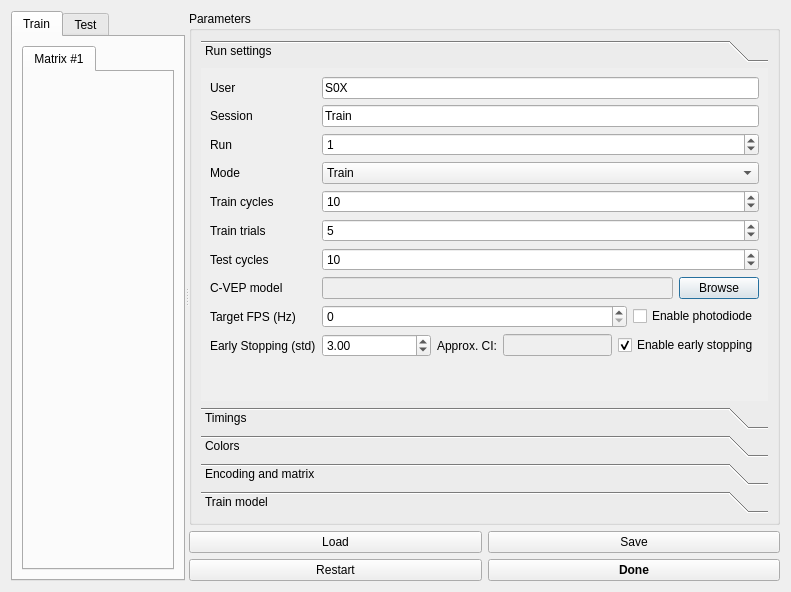
<?xml version="1.0" encoding="UTF-8"?>
<ui version="4.0">
 <class>Dialog</class>
 <widget class="QDialog" name="Dialog">
  <property name="geometry">
   <rect>
    <x>0</x>
    <y>0</y>
    <width>791</width>
    <height>592</height>
   </rect>
  </property>
  <property name="windowTitle">
   <string>Dialog</string>
  </property>
  <layout class="QHBoxLayout" name="horizontalLayout_7">
   <item>
    <widget class="QSplitter" name="splitter">
     <property name="orientation">
      <enum>Qt::Horizontal</enum>
     </property>
     <widget class="QTabWidget" name="train_test_box">
      <property name="minimumSize">
       <size>
        <width>174</width>
        <height>0</height>
       </size>
      </property>
      <property name="currentIndex">
       <number>0</number>
      </property>
      <widget class="QWidget" name="widget_train_matrices">
       <attribute name="title">
        <string>Train</string>
       </attribute>
       <layout class="QVBoxLayout" name="verticalLayout_7">
        <item>
         <widget class="QTabWidget" name="widget_nested_train">
          <property name="currentIndex">
           <number>0</number>
          </property>
          <widget class="QWidget" name="train_matrix_1">
           <attribute name="title">
            <string>Matrix #1</string>
           </attribute>
          </widget>
         </widget>
        </item>
       </layout>
      </widget>
      <widget class="QWidget" name="widget_test_matrices">
       <attribute name="title">
        <string>Test</string>
       </attribute>
       <layout class="QVBoxLayout" name="verticalLayout_13">
        <item>
         <widget class="QTabWidget" name="widget_nested_test">
          <property name="currentIndex">
           <number>0</number>
          </property>
          <widget class="QWidget" name="test_matrix_1">
           <attribute name="title">
            <string>Matrix #1</string>
           </attribute>
          </widget>
         </widget>
        </item>
       </layout>
      </widget>
     </widget>
     <widget class="QWidget" name="verticalLayoutWidget">
      <layout class="QVBoxLayout" name="verticalLayout_3">
       <property name="sizeConstraint">
        <enum>QLayout::SetNoConstraint</enum>
       </property>
       <item>
        <widget class="QGroupBox" name="param_box">
         <property name="title">
          <string>Parameters</string>
         </property>
         <layout class="QVBoxLayout" name="verticalLayout_4">
          <item>
           <widget class="QToolBox" name="toolBox">
            <property name="currentIndex">
             <number>0</number>
            </property>
            <widget class="QWidget" name="params_fast">
             <property name="geometry">
              <rect>
               <x>0</x>
               <y>0</y>
               <width>511</width>
               <height>322</height>
              </rect>
             </property>
             <attribute name="label">
              <string>Run settings</string>
             </attribute>
             <layout class="QVBoxLayout" name="verticalLayout_9">
              <item>
               <layout class="QFormLayout" name="formLayout_13">
                <item row="0" column="0">
                 <widget class="QLabel" name="label_user">
                  <property name="text">
                   <string>User</string>
                  </property>
                  <property name="app" stdset="0">
                   <string>all</string>
                  </property>
                 </widget>
                </item>
                <item row="0" column="1">
                 <widget class="QLineEdit" name="lineEdit_user">
                  <property name="text">
                   <string>S0X</string>
                  </property>
                  <property name="app" stdset="0">
                   <string>all</string>
                  </property>
                 </widget>
                </item>
                <item row="1" column="0">
                 <widget class="QLabel" name="label_session">
                  <property name="text">
                   <string>Session</string>
                  </property>
                  <property name="app" stdset="0">
                   <string>all</string>
                  </property>
                 </widget>
                </item>
                <item row="1" column="1">
                 <widget class="QLineEdit" name="lineEdit_session">
                  <property name="text">
                   <string>Train</string>
                  </property>
                  <property name="app" stdset="0">
                   <string>all</string>
                  </property>
                 </widget>
                </item>
                <item row="2" column="0">
                 <widget class="QLabel" name="label_run">
                  <property name="text">
                   <string>Run</string>
                  </property>
                  <property name="app" stdset="0">
                   <string>all</string>
                  </property>
                 </widget>
                </item>
                <item row="2" column="1">
                 <widget class="QSpinBox" name="spinBox_run">
                  <property name="value">
                   <number>1</number>
                  </property>
                  <property name="app" stdset="0">
                   <string>all</string>
                  </property>
                 </widget>
                </item>
                <item row="3" column="0">
                 <widget class="QLabel" name="label_mode">
                  <property name="text">
                   <string>Mode</string>
                  </property>
                  <property name="app" stdset="0">
                   <string>erp_speller</string>
                  </property>
                 </widget>
                </item>
                <item row="3" column="1">
                 <layout class="QHBoxLayout" name="horizontalLayout">
                  <item>
                   <widget class="QComboBox" name="comboBox_mode">
                    <property name="sizePolicy">
                     <sizepolicy hsizetype="Expanding" vsizetype="Preferred">
                      <horstretch>0</horstretch>
                      <verstretch>0</verstretch>
                     </sizepolicy>
                    </property>
                    <property name="styleSheet">
                     <string notr="true"/>
                    </property>
                    <property name="editable">
                     <bool>false</bool>
                    </property>
                    <property name="currentIndex">
                     <number>0</number>
                    </property>
                    <property name="app" stdset="0">
                     <string>erp_speller</string>
                    </property>
                    <item>
                     <property name="text">
                      <string>Train</string>
                     </property>
                    </item>
                    <item>
                     <property name="text">
                      <string>Online</string>
                     </property>
                    </item>
                   </widget>
                  </item>
                 </layout>
                </item>
                <item row="4" column="0">
                 <widget class="QLabel" name="label_target">
                  <property name="text">
                   <string>Train cycles</string>
                  </property>
                  <property name="app" stdset="0">
                   <string>erp_speller</string>
                  </property>
                 </widget>
                </item>
                <item row="4" column="1">
                 <widget class="QSpinBox" name="spinBox_traincycles">
                  <property name="value">
                   <number>10</number>
                  </property>
                 </widget>
                </item>
                <item row="5" column="0">
                 <widget class="QLabel" name="label_traintarget">
                  <property name="text">
                   <string>Train trials</string>
                  </property>
                 </widget>
                </item>
                <item row="5" column="1">
                 <widget class="QSpinBox" name="spinBox_traintrials">
                  <property name="value">
                   <number>5</number>
                  </property>
                 </widget>
                </item>
                <item row="6" column="0">
                 <widget class="QLabel" name="label_erp_model">
                  <property name="text">
                   <string>Test cycles</string>
                  </property>
                  <property name="app" stdset="0">
                   <string>erp_speller</string>
                  </property>
                 </widget>
                </item>
                <item row="6" column="1">
                 <widget class="QSpinBox" name="spinBox_testcycles">
                  <property name="value">
                   <number>10</number>
                  </property>
                 </widget>
                </item>
                <item row="7" column="0">
                 <widget class="QLabel" name="label_csd_model">
                  <property name="text">
                   <string>C-VEP model </string>
                  </property>
                  <property name="app" stdset="0">
                   <string>erp_speller</string>
                  </property>
                 </widget>
                </item>
                <item row="7" column="1">
                 <layout class="QHBoxLayout" name="horizontalLayout_paradigm">
                  <property name="spacing">
                   <number>6</number>
                  </property>
                  <item>
                   <widget class="QLineEdit" name="lineEdit_cvepmodel">
                    <property name="enabled">
                     <bool>false</bool>
                    </property>
                    <property name="app" stdset="0">
                     <string>erp_speller</string>
                    </property>
                   </widget>
                  </item>
                  <item>
                   <widget class="QPushButton" name="btn_browse_cvepmodel">
                    <property name="text">
                     <string>Browse</string>
                    </property>
                    <property name="app" stdset="0">
                     <string>erp_speller</string>
                    </property>
                   </widget>
                  </item>
                 </layout>
                </item>
                <item row="8" column="0">
                 <widget class="QLabel" name="label_fpsresolution">
                  <property name="text">
                   <string>Target FPS (Hz)</string>
                  </property>
                 </widget>
                </item>
                <item row="8" column="1">
                 <layout class="QHBoxLayout" name="horizontalLayout_2">
                  <item>
                   <widget class="QSpinBox" name="spinBox_fpsresolution">
                    <property name="maximum">
                     <number>1000</number>
                    </property>
                   </widget>
                  </item>
                  <item>
                   <widget class="QCheckBox" name="checkBox_photodiode">
                    <property name="sizePolicy">
                     <sizepolicy hsizetype="Maximum" vsizetype="Fixed">
                      <horstretch>0</horstretch>
                      <verstretch>0</verstretch>
                     </sizepolicy>
                    </property>
                    <property name="text">
                     <string>Enable photodiode</string>
                    </property>
                   </widget>
                  </item>
                 </layout>
                </item>
                <item row="9" column="0">
                 <widget class="QLabel" name="label_7">
                  <property name="text">
                   <string>Early Stopping (std)</string>
                  </property>
                 </widget>
                </item>
                <item row="9" column="1">
                 <layout class="QHBoxLayout" name="horizontalLayout_10">
                  <item>
                   <widget class="QDoubleSpinBox" name="doubleSpinBox_es_std">
                    <property name="sizePolicy">
                     <sizepolicy hsizetype="MinimumExpanding" vsizetype="Fixed">
                      <horstretch>0</horstretch>
                      <verstretch>0</verstretch>
                     </sizepolicy>
                    </property>
                    <property name="maximum">
                     <double>10.000000000000000</double>
                    </property>
                    <property name="singleStep">
                     <double>0.100000000000000</double>
                    </property>
                    <property name="value">
                     <double>3.000000000000000</double>
                    </property>
                   </widget>
                  </item>
                  <item>
                   <widget class="QLabel" name="label_8">
                    <property name="text">
                     <string>Approx. CI:</string>
                    </property>
                   </widget>
                  </item>
                  <item>
                   <widget class="QLineEdit" name="lineEdit_es_variance">
                    <property name="enabled">
                     <bool>false</bool>
                    </property>
                   </widget>
                  </item>
                  <item>
                   <widget class="QCheckBox" name="checkBox_es">
                    <property name="text">
                     <string>Enable early stopping</string>
                    </property>
                    <property name="checked">
                     <bool>true</bool>
                    </property>
                   </widget>
                  </item>
                 </layout>
                </item>
               </layout>
              </item>
             </layout>
            </widget>
            <widget class="QWidget" name="params_timings_box">
             <property name="geometry">
              <rect>
               <x>0</x>
               <y>0</y>
               <width>511</width>
               <height>322</height>
              </rect>
             </property>
             <attribute name="label">
              <string>Timings</string>
             </attribute>
             <layout class="QVBoxLayout" name="verticalLayout_10">
              <item>
               <layout class="QFormLayout" name="formLayout">
                <item row="0" column="0">
                 <widget class="QLabel" name="label_t_prev_text">
                  <property name="text">
                   <string>Pre-run duration (s)</string>
                  </property>
                 </widget>
                </item>
                <item row="1" column="0">
                 <widget class="QLabel" name="label_t_prev_iddle">
                  <property name="text">
                   <string>Iddle duration (s)</string>
                  </property>
                 </widget>
                </item>
                <item row="2" column="0">
                 <widget class="QLabel" name="label_t_finish_text">
                  <property name="text">
                   <string>Post-run duration (s)</string>
                  </property>
                 </widget>
                </item>
                <item row="0" column="1">
                 <widget class="QDoubleSpinBox" name="doubleSpinBox_t_prev_text">
                  <property name="decimals">
                   <number>3</number>
                  </property>
                  <property name="value">
                   <double>1.000000000000000</double>
                  </property>
                 </widget>
                </item>
                <item row="1" column="1">
                 <widget class="QDoubleSpinBox" name="doubleSpinBox_t_prev_iddle">
                  <property name="decimals">
                   <number>3</number>
                  </property>
                  <property name="value">
                   <double>1.000000000000000</double>
                  </property>
                 </widget>
                </item>
                <item row="2" column="1">
                 <widget class="QDoubleSpinBox" name="doubleSpinBox_t_finish_text">
                  <property name="decimals">
                   <number>3</number>
                  </property>
                  <property name="value">
                   <double>1.000000000000000</double>
                  </property>
                 </widget>
                </item>
               </layout>
              </item>
             </layout>
            </widget>
            <widget class="QWidget" name="param_colors_box">
             <property name="geometry">
              <rect>
               <x>0</x>
               <y>0</y>
               <width>494</width>
               <height>624</height>
              </rect>
             </property>
             <attribute name="label">
              <string>Colors</string>
             </attribute>
             <layout class="QVBoxLayout" name="verticalLayout_6">
              <item>
               <layout class="QVBoxLayout" name="verticalLayout_5">
                <item>
                 <widget class="QGroupBox" name="groupBox_5">
                  <property name="title">
                   <string>Sequence event encoding</string>
                  </property>
                  <layout class="QVBoxLayout" name="verticalLayout_2">
                   <item>
                    <widget class="QTableWidget" name="tableWidget_color_sequences">
                     <property name="sizePolicy">
                      <sizepolicy hsizetype="Minimum" vsizetype="Minimum">
                       <horstretch>0</horstretch>
                       <verstretch>0</verstretch>
                      </sizepolicy>
                     </property>
                     <property name="alternatingRowColors">
                      <bool>false</bool>
                     </property>
                     <property name="selectionMode">
                      <enum>QAbstractItemView::NoSelection</enum>
                     </property>
                     <property name="rowCount">
                      <number>0</number>
                     </property>
                     <property name="columnCount">
                      <number>3</number>
                     </property>
                     <column>
                      <property name="text">
                       <string>Event</string>
                      </property>
                     </column>
                     <column>
                      <property name="text">
                       <string>Box color</string>
                      </property>
                     </column>
                     <column>
                      <property name="text">
                       <string>Label color</string>
                      </property>
                     </column>
                    </widget>
                   </item>
                  </layout>
                 </widget>
                </item>
                <item>
                 <widget class="QGroupBox" name="color_general_box">
                  <property name="title">
                   <string>General</string>
                  </property>
                  <layout class="QFormLayout" name="formLayout_5">
                   <item row="2" column="0">
                    <widget class="QLabel" name="label_color_background">
                     <property name="text">
                      <string>Background</string>
                     </property>
                    </widget>
                   </item>
                   <item row="2" column="1">
                    <widget class="QToolButton" name="btn_color_background">
                     <property name="sizePolicy">
                      <sizepolicy hsizetype="Minimum" vsizetype="Fixed">
                       <horstretch>0</horstretch>
                       <verstretch>0</verstretch>
                      </sizepolicy>
                     </property>
                     <property name="text">
                      <string/>
                     </property>
                    </widget>
                   </item>
                   <item row="3" column="0">
                    <widget class="QLabel" name="label_color_target_box">
                     <property name="text">
                      <string>Highlight target</string>
                     </property>
                    </widget>
                   </item>
                   <item row="3" column="1">
                    <widget class="QToolButton" name="btn_color_target_box">
                     <property name="sizePolicy">
                      <sizepolicy hsizetype="Minimum" vsizetype="Fixed">
                       <horstretch>0</horstretch>
                       <verstretch>0</verstretch>
                      </sizepolicy>
                     </property>
                     <property name="text">
                      <string/>
                     </property>
                    </widget>
                   </item>
                   <item row="4" column="0">
                    <widget class="QLabel" name="label_color_highlight_result_box">
                     <property name="text">
                      <string>Highlight result</string>
                     </property>
                    </widget>
                   </item>
                   <item row="4" column="1">
                    <widget class="QToolButton" name="btn_color_highlight_result_box">
                     <property name="sizePolicy">
                      <sizepolicy hsizetype="Minimum" vsizetype="Fixed">
                       <horstretch>0</horstretch>
                       <verstretch>0</verstretch>
                      </sizepolicy>
                     </property>
                     <property name="text">
                      <string/>
                     </property>
                    </widget>
                   </item>
                   <item row="1" column="0">
                    <widget class="QLabel" name="label_6">
                     <property name="text">
                      <string>Cell point</string>
                     </property>
                    </widget>
                   </item>
                   <item row="1" column="1">
                    <layout class="QHBoxLayout" name="horizontalLayout_8">
                     <item>
                      <widget class="QToolButton" name="btn_color_point">
                       <property name="sizePolicy">
                        <sizepolicy hsizetype="Minimum" vsizetype="Fixed">
                         <horstretch>0</horstretch>
                         <verstretch>0</verstretch>
                        </sizepolicy>
                       </property>
                       <property name="text">
                        <string/>
                       </property>
                      </widget>
                     </item>
                     <item>
                      <widget class="QRadioButton" name="radio_show_point">
                       <property name="text">
                        <string>Show cell point?</string>
                       </property>
                       <property name="checked">
                        <bool>true</bool>
                       </property>
                      </widget>
                     </item>
                    </layout>
                   </item>
                  </layout>
                 </widget>
                </item>
                <item>
                 <widget class="QGroupBox" name="color_fps_box">
                  <property name="title">
                   <string>FPS monitoring</string>
                  </property>
                  <layout class="QFormLayout" name="formLayout_3">
                   <item row="1" column="0">
                    <widget class="QLabel" name="label_color_fps_good">
                     <property name="text">
                      <string>Good FPS</string>
                     </property>
                    </widget>
                   </item>
                   <item row="2" column="0">
                    <widget class="QLabel" name="label_color_fps_bad">
                     <property name="text">
                      <string>Bad FPS</string>
                     </property>
                    </widget>
                   </item>
                   <item row="1" column="1">
                    <widget class="QToolButton" name="btn_color_fps_good">
                     <property name="sizePolicy">
                      <sizepolicy hsizetype="Minimum" vsizetype="Fixed">
                       <horstretch>0</horstretch>
                       <verstretch>0</verstretch>
                      </sizepolicy>
                     </property>
                     <property name="text">
                      <string/>
                     </property>
                    </widget>
                   </item>
                   <item row="2" column="1">
                    <widget class="QToolButton" name="btn_color_fps_bad">
                     <property name="sizePolicy">
                      <sizepolicy hsizetype="Minimum" vsizetype="Fixed">
                       <horstretch>0</horstretch>
                       <verstretch>0</verstretch>
                      </sizepolicy>
                     </property>
                     <property name="text">
                      <string/>
                     </property>
                    </widget>
                   </item>
                  </layout>
                 </widget>
                </item>
                <item>
                 <widget class="QGroupBox" name="color_result_box">
                  <property name="sizePolicy">
                   <sizepolicy hsizetype="Preferred" vsizetype="Maximum">
                    <horstretch>0</horstretch>
                    <verstretch>0</verstretch>
                   </sizepolicy>
                  </property>
                  <property name="title">
                   <string>Result box</string>
                  </property>
                  <layout class="QGridLayout" name="gridLayout_4">
                   <item row="0" column="0">
                    <layout class="QFormLayout" name="formLayout_4">
                     <property name="formAlignment">
                      <set>Qt::AlignLeading|Qt::AlignLeft|Qt::AlignTop</set>
                     </property>
                     <item row="0" column="0">
                      <widget class="QLabel" name="label_color_result_info_box">
                       <property name="text">
                        <string>Information background</string>
                       </property>
                      </widget>
                     </item>
                     <item row="0" column="1">
                      <widget class="QToolButton" name="btn_color_result_info_box">
                       <property name="sizePolicy">
                        <sizepolicy hsizetype="Minimum" vsizetype="Fixed">
                         <horstretch>0</horstretch>
                         <verstretch>0</verstretch>
                        </sizepolicy>
                       </property>
                       <property name="text">
                        <string/>
                       </property>
                      </widget>
                     </item>
                     <item row="1" column="0">
                      <widget class="QLabel" name="label_color_result_info_label">
                       <property name="text">
                        <string>Information label</string>
                       </property>
                      </widget>
                     </item>
                     <item row="1" column="1">
                      <widget class="QToolButton" name="btn_color_result_info_label">
                       <property name="sizePolicy">
                        <sizepolicy hsizetype="Minimum" vsizetype="Fixed">
                         <horstretch>0</horstretch>
                         <verstretch>0</verstretch>
                        </sizepolicy>
                       </property>
                       <property name="text">
                        <string/>
                       </property>
                      </widget>
                     </item>
                     <item row="2" column="0">
                      <widget class="QLabel" name="label_color_result_info_text">
                       <property name="text">
                        <string>Information text</string>
                       </property>
                      </widget>
                     </item>
                     <item row="2" column="1">
                      <widget class="QToolButton" name="btn_color_result_info_text">
                       <property name="sizePolicy">
                        <sizepolicy hsizetype="Minimum" vsizetype="Fixed">
                         <horstretch>0</horstretch>
                         <verstretch>0</verstretch>
                        </sizepolicy>
                       </property>
                       <property name="text">
                        <string/>
                       </property>
                      </widget>
                     </item>
                    </layout>
                   </item>
                  </layout>
                 </widget>
                </item>
               </layout>
              </item>
             </layout>
            </widget>
            <widget class="QWidget" name="params_encoding">
             <property name="geometry">
              <rect>
               <x>0</x>
               <y>0</y>
               <width>511</width>
               <height>322</height>
              </rect>
             </property>
             <attribute name="label">
              <string>Encoding and matrix</string>
             </attribute>
             <layout class="QVBoxLayout" name="verticalLayout_8">
              <item>
               <widget class="QGroupBox" name="groupBox">
                <property name="title">
                 <string>P-ary  m-sequence encoding</string>
                </property>
                <layout class="QFormLayout" name="formLayout_9">
                 <item row="0" column="0">
                  <widget class="QLabel" name="label_12">
                   <property name="text">
                    <string>Base</string>
                   </property>
                  </widget>
                 </item>
                 <item row="0" column="1">
                  <widget class="QComboBox" name="comboBox_base">
                   <property name="currentIndex">
                    <number>0</number>
                   </property>
                   <item>
                    <property name="text">
                     <string>2</string>
                    </property>
                   </item>
                   <item>
                    <property name="text">
                     <string>3</string>
                    </property>
                   </item>
                   <item>
                    <property name="text">
                     <string>5</string>
                    </property>
                   </item>
                   <item>
                    <property name="text">
                     <string>7</string>
                    </property>
                   </item>
                   <item>
                    <property name="text">
                     <string>11</string>
                    </property>
                   </item>
                   <item>
                    <property name="text">
                     <string>13</string>
                    </property>
                   </item>
                  </widget>
                 </item>
                 <item row="1" column="0">
                  <widget class="QLabel" name="label_19">
                   <property name="text">
                    <string>Order</string>
                   </property>
                  </widget>
                 </item>
                 <item row="2" column="0">
                  <widget class="QLabel" name="label_17">
                   <property name="text">
                    <string>Length (bits)</string>
                   </property>
                  </widget>
                 </item>
                 <item row="1" column="1">
                  <widget class="QComboBox" name="comboBox_order">
                   <property name="enabled">
                    <bool>false</bool>
                   </property>
                  </widget>
                 </item>
                 <item row="3" column="0">
                  <widget class="QLabel" name="label_5">
                   <property name="text">
                    <string>Cycle duration (s)</string>
                   </property>
                  </widget>
                 </item>
                 <item row="2" column="1">
                  <widget class="QLineEdit" name="lineEdit_length">
                   <property name="enabled">
                    <bool>false</bool>
                   </property>
                  </widget>
                 </item>
                 <item row="3" column="1">
                  <widget class="QLineEdit" name="lineEdit_duration">
                   <property name="enabled">
                    <bool>false</bool>
                   </property>
                  </widget>
                 </item>
                </layout>
               </widget>
              </item>
              <item>
               <widget class="QGroupBox" name="groupBox_4">
                <property name="title">
                 <string>Test matrix</string>
                </property>
                <layout class="QFormLayout" name="formLayout_8">
                 <item row="0" column="0">
                  <widget class="QLabel" name="label_10">
                   <property name="text">
                    <string>Number of rows</string>
                   </property>
                  </widget>
                 </item>
                 <item row="0" column="1">
                  <widget class="QSpinBox" name="spinBox_nrow">
                   <property name="value">
                    <number>4</number>
                   </property>
                  </widget>
                 </item>
                 <item row="1" column="0">
                  <widget class="QLabel" name="label_11">
                   <property name="text">
                    <string>Number of columns</string>
                   </property>
                  </widget>
                 </item>
                 <item row="1" column="1">
                  <widget class="QSpinBox" name="spinBox_ncol">
                   <property name="value">
                    <number>4</number>
                   </property>
                  </widget>
                 </item>
                </layout>
               </widget>
              </item>
              <item>
               <layout class="QHBoxLayout" name="horizontalLayout_6">
                <item>
                 <widget class="QPushButton" name="btn_update_matrix">
                  <property name="text">
                   <string>Update encoding</string>
                  </property>
                 </widget>
                </item>
               </layout>
              </item>
             </layout>
            </widget>
            <widget class="QWidget" name="params_train_model">
             <property name="geometry">
              <rect>
               <x>0</x>
               <y>0</y>
               <width>511</width>
               <height>322</height>
              </rect>
             </property>
             <attribute name="label">
              <string>Train model</string>
             </attribute>
             <layout class="QVBoxLayout" name="verticalLayout">
              <item>
               <widget class="QGroupBox" name="groupBox_2">
                <property name="title">
                 <string>Pre-processing</string>
                </property>
                <layout class="QFormLayout" name="formLayout_2">
                 <item row="0" column="0">
                  <widget class="QLabel" name="label">
                   <property name="text">
                    <string>Band-pass IIRs</string>
                   </property>
                  </widget>
                 </item>
                 <item row="0" column="1">
                  <widget class="QTableWidget" name="tableWidget_bpf">
                   <property name="sizeAdjustPolicy">
                    <enum>QAbstractScrollArea::AdjustToContents</enum>
                   </property>
                   <property name="columnCount">
                    <number>4</number>
                   </property>
                   <row>
                    <property name="text">
                     <string>1</string>
                    </property>
                   </row>
                   <row>
                    <property name="text">
                     <string>2</string>
                    </property>
                   </row>
                   <row>
                    <property name="text">
                     <string>3</string>
                    </property>
                   </row>
                   <column>
                    <property name="text">
                     <string>Cutoff 1</string>
                    </property>
                   </column>
                   <column>
                    <property name="text">
                     <string>Cutoff 2</string>
                    </property>
                   </column>
                   <column>
                    <property name="text">
                     <string>Order</string>
                    </property>
                   </column>
                   <column>
                    <property name="text">
                     <string>Type</string>
                    </property>
                   </column>
                   <item row="0" column="0">
                    <property name="text">
                     <string>1</string>
                    </property>
                   </item>
                   <item row="0" column="1">
                    <property name="text">
                     <string>60</string>
                    </property>
                   </item>
                   <item row="0" column="2">
                    <property name="text">
                     <string>7</string>
                    </property>
                   </item>
                   <item row="0" column="3">
                    <property name="text">
                     <string>bandpass</string>
                    </property>
                   </item>
                   <item row="1" column="0">
                    <property name="text">
                     <string>12</string>
                    </property>
                   </item>
                   <item row="1" column="1">
                    <property name="text">
                     <string>60</string>
                    </property>
                   </item>
                   <item row="1" column="2">
                    <property name="text">
                     <string>7</string>
                    </property>
                   </item>
                   <item row="1" column="3">
                    <property name="text">
                     <string>bandpass</string>
                    </property>
                   </item>
                   <item row="2" column="0">
                    <property name="text">
                     <string>30</string>
                    </property>
                   </item>
                   <item row="2" column="1">
                    <property name="text">
                     <string>60</string>
                    </property>
                   </item>
                   <item row="2" column="2">
                    <property name="text">
                     <string>7</string>
                    </property>
                   </item>
                   <item row="2" column="3">
                    <property name="text">
                     <string>bandpass</string>
                    </property>
                   </item>
                  </widget>
                 </item>
                 <item row="1" column="1">
                  <layout class="QHBoxLayout" name="horizontalLayout_5">
                   <item>
                    <widget class="QDoubleSpinBox" name="doubleSpinBox_notch">
                     <property name="decimals">
                      <number>1</number>
                     </property>
                     <property name="maximum">
                      <double>1000.000000000000000</double>
                     </property>
                     <property name="singleStep">
                      <double>0.100000000000000</double>
                     </property>
                     <property name="value">
                      <double>50.000000000000000</double>
                     </property>
                    </widget>
                   </item>
                   <item>
                    <widget class="QLabel" name="label_3">
                     <property name="text">
                      <string>Hz</string>
                     </property>
                    </widget>
                   </item>
                  </layout>
                 </item>
                 <item row="1" column="0">
                  <widget class="QLabel" name="label_2">
                   <property name="text">
                    <string>Notch filter</string>
                   </property>
                  </widget>
                 </item>
                </layout>
               </widget>
              </item>
              <item>
               <widget class="QGroupBox" name="groupBox_3">
                <property name="title">
                 <string>Classifier</string>
                </property>
                <layout class="QFormLayout" name="formLayout_6">
                 <item row="0" column="0">
                  <widget class="QLabel" name="label_4">
                   <property name="text">
                    <string>Type</string>
                   </property>
                  </widget>
                 </item>
                 <item row="0" column="1">
                  <widget class="QComboBox" name="comboBox_classifier">
                   <item>
                    <property name="text">
                     <string>Circular Shifting</string>
                    </property>
                   </item>
                  </widget>
                 </item>
                </layout>
               </widget>
              </item>
              <item>
               <layout class="QHBoxLayout" name="horizontalLayout_9">
                <item>
                 <spacer name="horizontalSpacer">
                  <property name="orientation">
                   <enum>Qt::Horizontal</enum>
                  </property>
                  <property name="sizeHint" stdset="0">
                   <size>
                    <width>40</width>
                    <height>20</height>
                   </size>
                  </property>
                 </spacer>
                </item>
                <item>
                 <widget class="QPushButton" name="btn_train_model">
                  <property name="styleSheet">
                   <string notr="true">background-color: 'green';</string>
                  </property>
                  <property name="text">
                   <string>Train model</string>
                  </property>
                 </widget>
                </item>
               </layout>
              </item>
             </layout>
            </widget>
           </widget>
          </item>
         </layout>
        </widget>
       </item>
       <item>
        <layout class="QHBoxLayout" name="horizontalLayout_3">
         <item>
          <widget class="QPushButton" name="btn_load">
           <property name="text">
            <string>Load</string>
           </property>
          </widget>
         </item>
         <item>
          <widget class="QPushButton" name="btn_save">
           <property name="text">
            <string>Save</string>
           </property>
          </widget>
         </item>
        </layout>
       </item>
       <item>
        <layout class="QHBoxLayout" name="horizontalLayout_4">
         <item>
          <widget class="QPushButton" name="btn_reset">
           <property name="text">
            <string>Restart</string>
           </property>
          </widget>
         </item>
         <item>
          <widget class="QPushButton" name="btn_done">
           <property name="font">
            <font>
             <bold>true</bold>
            </font>
           </property>
           <property name="styleSheet">
            <string notr="true">background-color: 'blue';</string>
           </property>
           <property name="text">
            <string>Done</string>
           </property>
          </widget>
         </item>
        </layout>
       </item>
      </layout>
     </widget>
    </widget>
   </item>
  </layout>
 </widget>
 <resources/>
 <connections/>
</ui>
